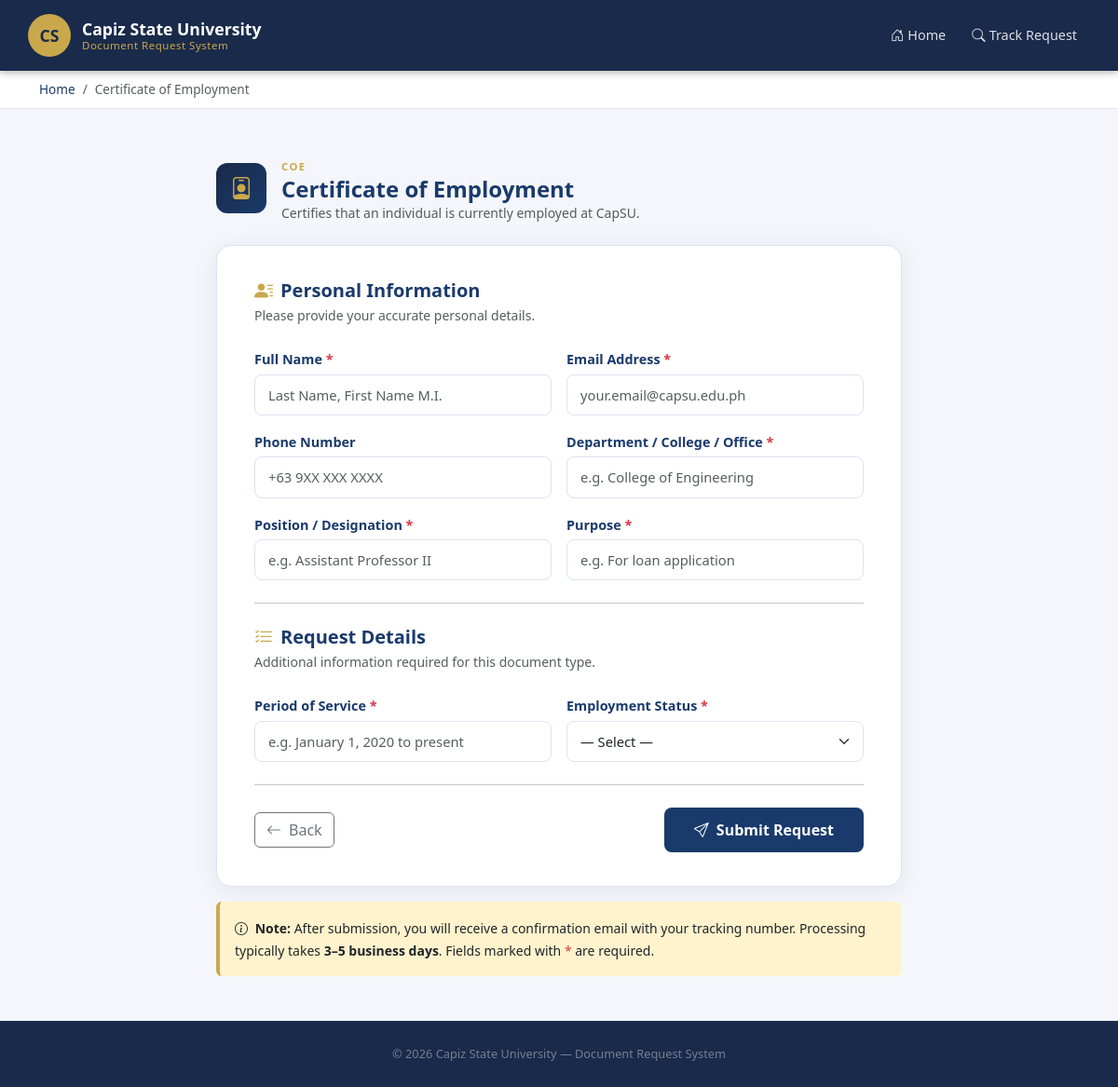
The page /request_form.php?type=COE on the database its author committed.
### tables this page shows
CREATE TABLE IF NOT EXISTS settings (
  id INT PRIMARY KEY AUTO_INCREMENT,
  setting_key VARCHAR(100) UNIQUE NOT NULL,
  setting_value TEXT,
  updated_at TIMESTAMP DEFAULT CURRENT_TIMESTAMP ON UPDATE CURRENT_TIMESTAMP
);

CREATE TABLE IF NOT EXISTS request_types (
  id INT PRIMARY KEY AUTO_INCREMENT,
  code VARCHAR(20) UNIQUE NOT NULL,
  name VARCHAR(150) NOT NULL,
  description TEXT,
  form_fields JSON,
  is_active TINYINT(1) DEFAULT 1
);

### includes/functions.php (called while the page is built, shortened)
<?php
function get_setting($key) {
    $db = get_db();
    $stmt = $db->prepare('SELECT setting_value FROM settings WHERE setting_key = ?');
    $stmt->execute([$key]);
    $row = $stmt->fetch();
    return $row ? $row['setting_value'] : null;
}

### request_form.php (the view, shortened to what this page needs)
<?php
require_once __DIR__ . '/includes/functions.php';
$type_code = strtoupper(trim($_GET['type'] ?? ''));
$db = get_db();
$stmt = $db->prepare('SELECT * FROM request_types WHERE code = ? AND is_active = 1');
$stmt->execute([$type_code]);
$request_type = $stmt->fetch();
$form_fields = json_decode($request_type['form_fields'] ?? '[]', true) ?: [];
$uni_name = get_setting('university_name') ?: 'Capiz State University';
$icons = [
    'COE'   => 'bi-person-badge',
    'CNPAC' => 'bi-shield-check',
    'CGS'   => 'bi-star-fill',
    'SR'    => 'bi-journal-text',
    'CA'    => 'bi-calendar-check',
    'CC'    => 'bi-award',
    'OTHER' => 'bi-file-earmark-text',
];
?>
<!DOCTYPE html>
<html lang="en">
<head>
    <link rel="stylesheet" href="https://cdn.jsdelivr.net/npm/bootstrap@5.3.2/dist/css/bootstrap.min.css">
    <link rel="stylesheet" href="https://cdn.jsdelivr.net/npm/bootstrap-icons@1.11.3/font/bootstrap-icons.min.css">
    <link rel="stylesheet" href="assets/css/style.css">
</head>
<body>
<header class="site-header">
    <nav class="navbar navbar-expand-lg container-xl">
        <a class="navbar-brand" href="index.php">
            <div class="brand-logo-circle">CS</div>
            <div class="brand-text">
                <span class="brand-name"><?= htmlspecialchars($uni_name) ?></span>
                <span class="brand-subtitle">Document Request System</span>
            </div>
        </a>
        <div class="collapse navbar-collapse" id="navbarNav">
            <ul class="navbar-nav ms-auto">
                <li class="nav-item"><a class="nav-link" href="index.php"><i class="bi bi-house-door me-1"></i>Home</a></li>
                <li class="nav-item"><a class="nav-link" href="track_request.php"><i class="bi bi-search me-1"></i>Track Request</a></li>
            </ul>
        </div>
    </nav>
</header>
<div style="background:#fff;border-bottom:1px solid #e0e6f0;padding:10px 0;">
    <div class="container-xl">
        <nav aria-label="breadcrumb">
            <ol class="breadcrumb mb-0" style="font-size:0.85rem;">
                <li class="breadcrumb-item"><a href="index.php" class="text-decoration-none" style="color:var(--primary-navy);">Home</a></li>
                <li class="breadcrumb-item active" aria-current="page"><?= htmlspecialchars($request_type['name']) ?></li>
            </ol>
        </nav>
    </div>
</div>
<main class="py-5">
    <div class="container-xl">
        <div class="row justify-content-center">
            <div class="col-lg-8">
                <div class="d-flex align-items-center gap-3 mb-4">
                    <div style="width:54px;height:54px;background:linear-gradient(135deg,#1a2a4a,#1a3a6b);border-radius:12px;display:flex;align-items:center;justify-content:center;font-size:1.5rem;color:#c9a84c;flex-shrink:0;">
                        <i class="bi <?= $icons[$type_code] ?? 'bi-file-earmark-text' ?>"></i>
                    </div>
                    <div>
                        <span style="font-size:0.7rem;font-weight:700;color:#c9a84c;letter-spacing:1.5px;text-transform:uppercase;"><?= htmlspecialchars($request_type['code']) ?></span>
                        <h1 class="h4 fw-bold mb-0" style="color:var(--primary-navy);"><?= htmlspecialchars($request_type['name']) ?></h1>
                        <p class="text-muted small mb-0"><?= htmlspecialchars($request_type['description']) ?></p>
                    </div>
                </div>
                <div class="form-card">
                    <form action="submit_request.php" method="POST" id="requestForm" novalidate>
                        <h5 class="fw-bold mb-1" style="color:var(--primary-navy);">
                            <i class="bi bi-person-lines-fill me-2" style="color:var(--accent-gold);"></i>Personal Information
                        </h5>
                        <p class="text-muted small mb-4">Please provide your accurate personal details.</p>
                        <div class="row g-3">
                            <div class="col-md-6">
                                <label class="form-label">Full Name <span class="text-danger">*</span></label>
                                <input type="text" class="form-control" name="requester_name"
                                       placeholder="Last Name, First Name M.I."
                                       value="<?= htmlspecialchars($_POST['requester_name'] ?? '') ?>"
                                       required maxlength="150">
                            </div>
                            <div class="col-md-6">
                                <label class="form-label">Email Address <span class="text-danger">*</span></label>
                                <input type="email" class="form-control" name="requester_email"
                                       placeholder="your.email@capsu.edu.ph"
                                       value="<?= htmlspecialchars($_POST['requester_email'] ?? '') ?>"
                                       required maxlength="150">
                            </div>
                            <div class="col-md-6">
                                <label class="form-label">Phone Number</label>
                                <input type="text" class="form-control" name="requester_phone"
                                       placeholder="+63 9XX XXX XXXX"
                                       value="<?= htmlspecialchars($_POST['requester_phone'] ?? '') ?>"
                                       maxlength="30">
                            </div>
                            <div class="col-md-6">
                                <label class="form-label">Department / College / Office <span class="text-danger">*</span></label>
                                <input type="text" class="form-control" name="requester_department"
                                       placeholder="e.g. College of Engineering"
                                       value="<?= htmlspecialchars($_POST['requester_department'] ?? '') ?>"
                                       required maxlength="150">
                            </div>
                            <div class="col-md-6">
                                <label class="form-label">Position / Designation <span class="text-danger">*</span></label>
                                <input type="text" class="form-control" name="requester_position"
                                       placeholder="e.g. Assistant Professor II"
                                       value="<?= htmlspecialchars($_POST['requester_position'] ?? '') ?>"
                                       required maxlength="150">
                            </div>
                            <div class="col-md-6">
                                <label class="form-label">Purpose <span class="text-danger">*</span></label>
                                <input type="text" class="form-control" name="purpose"
                                       placeholder="e.g. For loan application"
                                       value="<?= htmlspecialchars($_POST['purpose'] ?? '') ?>"
                                       required maxlength="255">
                            </div>
                        </div>
                        <?php if (!empty($form_fields)): ?>
                        <hr class="my-4">
                        <h5 class="fw-bold mb-1" style="color:var(--primary-navy);">
                            <i class="bi bi-list-check me-2" style="color:var(--accent-gold);"></i>Request Details
                        </h5>
                        <p class="text-muted small mb-4">Additional information required for this document type.</p>
                        <div class="row g-3">
                            <?php foreach ($form_fields as $field): ?>
                            <div class="col-md-<?= ($field['type'] === 'textarea') ? '12' : '6' ?>">
                                <label class="form-label">
                                    <?= htmlspecialchars($field['label']) ?>
                                    <?php if (!empty($field['required'])): ?><span class="text-danger">*</span><?php endif; ?>
                                </label>
                                <?php if ($field['type'] === 'select'): ?>
                                    <select class="form-select" name="extra[<?= htmlspecialchars($field['name']) ?>]"
                                            <?= !empty($field['required']) ? 'required' : '' ?>>
                                        <option value="">— Select —</option>
                                    </select>
                                <?php elseif ($field['type'] === 'textarea'): ?>
                                    <textarea class="form-control" name="extra[<?= htmlspecialchars($field['name']) ?>]"
                                              rows="4" placeholder="<?= htmlspecialchars($field['placeholder'] ?? '') ?>"
                                              <?= !empty($field['required']) ? 'required' : '' ?>><?= htmlspecialchars($_POST['extra'][$field['name']] ?? '') ?></textarea>
                                <?php else: ?>
                                    <input type="text" class="form-control"
                                           name="extra[<?= htmlspecialchars($field['name']) ?>]"
                                           placeholder="<?= htmlspecialchars($field['placeholder'] ?? '') ?>"
                                           value="<?= htmlspecialchars($_POST['extra'][$field['name']] ?? '') ?>"
                                           <?= !empty($field['required']) ? 'required' : '' ?>>
                                <?php endif; ?>
                            </div>
                            <?php endforeach; ?>
                        </div>
                        <?php endif; ?>
                        <hr class="my-4">
                        <div class="d-flex align-items-center justify-content-between flex-wrap gap-3">
                            <a href="index.php" class="btn btn-outline-secondary">
                                <i class="bi bi-arrow-left me-2"></i>Back
                            </a>
                            <button type="submit" class="btn-primary-custom">
                                <i class="bi bi-send me-2"></i>Submit Request
                            </button>
                        </div>
                    </form>
                </div>
                <div class="mt-3 p-3 rounded" style="background:#fff3cd;border-left:4px solid #c9a84c;">
                    <small class="text-dark">
                        <i class="bi bi-info-circle me-1"></i>
                        <strong>Note:</strong> After submission, you will receive a confirmation email with your tracking number.
                        Processing typically takes <strong>3–5 business days</strong>. Fields marked with <span class="text-danger">*</span> are required.
                    </small>
                </div>
            </div>
        </div>
    </div>
</main>
<footer class="site-footer py-4">
    <div class="container-xl text-center">
        <p class="footer-bottom mb-0">&copy; <?= date('Y') ?> <?= htmlspecialchars($uni_name) ?> — Document Request System</p>
    </div>
</footer>
</body>
</html>

### assets/css/style.css (style rules this page uses)
:root { --primary-dark: #1a2a4a; --primary-navy: #1a3a6b; --accent-gold: #c9a84c; --accent-gold-dark: #a8883a; --white: #ffffff; --light-bg: #f4f6fb; --text-muted: #6c757d; --border-color: #dce3f0; }
* { box-sizing: border-box; }
body { font-family: 'Segoe UI', Arial, sans-serif; background: var(--light-bg); color: #222; margin: 0; padding: 0; }
.site-header { background: var(--primary-dark); padding: 0; position: sticky; top: 0; z-index: 1000; box-shadow: 0 2px 8px rgba(0,0,0,0.3); }
.site-header .navbar { padding: 10px 0; }
.site-header .navbar-brand { display: flex; align-items: center; gap: 12px; color: var(--white) !important; text-decoration: none; }
.site-header .navbar-brand .brand-logo-circle { width: 46px; height: 46px; background: var(--accent-gold); border-radius: 50%; display: flex; align-items: center; justify-content: center; font-weight: 900; font-size: 1.1rem; color: var(--primary-dark); flex-shrink: 0; }
.site-header .brand-text { line-height: 1.2; }
.site-header .brand-text .brand-name { font-size: 1.1rem; font-weight: 700; color: var(--white); display: block; }
.site-header .brand-text .brand-subtitle { font-size: 0.72rem; color: var(--accent-gold); display: block; letter-spacing: 0.5px; }
.navbar-nav .nav-link { color: rgba(255,255,255,0.85) !important; font-size: 0.9rem; padding: 8px 14px !important; border-radius: 6px; transition: all 0.2s; }
.form-card { background: var(--white); border-radius: 16px; padding: 36px 40px; box-shadow: 0 4px 24px rgba(26,42,74,0.08); border: 1px solid var(--border-color); }
.form-label { font-weight: 600; color: var(--primary-navy); font-size: 0.9rem; margin-bottom: 5px; }
.form-control, .form-select { border: 1.5px solid var(--border-color); border-radius: 8px; padding: 10px 14px; font-size: 0.92rem; transition: border-color 0.2s, box-shadow 0.2s; }
.btn-primary-custom { background: var(--primary-navy); color: var(--white); border: none; padding: 12px 32px; border-radius: 8px; font-weight: 600; font-size: 1rem; transition: all 0.2s; cursor: pointer; }
.site-footer { background: var(--primary-dark); color: rgba(255,255,255,0.75); padding: 36px 0 20px; }
.site-footer p, .site-footer a { font-size: 0.85rem; color: rgba(255,255,255,0.65); text-decoration: none; line-height: 1.8; }
.site-footer .footer-bottom { font-size: 0.8rem; color: rgba(255,255,255,0.4); text-align: center; }

### rows shown on the page
settings: setting_value "Capiz State University"
request_types: name "Certificate of Employment", code "COE", description "Certifies that an individual is currently employed at CapSU."

### other values the page prints
$field['label'] "Period of Service"
$field['label'] "Employment Status"
